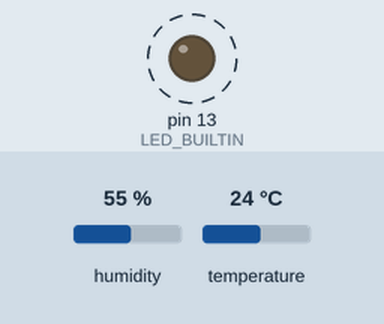
Simulated run of this sketch. Board: Arduino Uno, built with avr-gcc and run on an emulated ATmega328P. On the bench: output pins drawn as LEDs (lit = HIGH). Dashed ring = blinking. The test bench sets the inputs (shaded band); at power-on: humidity 55 %, temperature 24 °C. Storage starts empty; what the sketch prints to the serial monitor is not drawn.

Above: at 0.5 s.
Timing chart, 0 to 4.7 s (numbered marks = the images above):
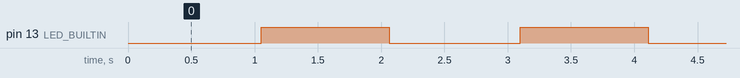

The sketch:

DHT11SD.ino
```cpp
 #include <DHT.h>
 #include <SPI.h>
 #include <SD.h>
 #define DHTPIN 1
 #define DHTTYPE DHT11
 int i = 1;
 bool led = 0;


    DHT dht(DHTPIN, DHTTYPE);
    const int chipSelect = 4;

    void setup()
    {
      Serial.begin(9600);
      dht.begin();
      pinMode(LED_BUILTIN, OUTPUT);
      if (!SD.begin(chipSelect)) {
      return;
  }
    }

    void loop()
    {
        int t = dht.readTemperature();
        int h = dht.readHumidity();

      if (t==0 || h==0)
      {
        Serial.println(">>>>>>>>>>>>>>>>>>>>Erro de leitura do sensor!");
      }
      else
      {
          File dataFile = SD.open("/DATALOG.TXT", FILE_WRITE);

            if (dataFile) {
              if (i >= 60){
              dataFile.print("Umidade: ");
              dataFile.print(h);
              dataFile.print(" % ");
              dataFile.print("Temperatura: ");
              dataFile.print(t);
              dataFile.println(" *C");
              i = 1;
              }
              led = !led;
              dataFile.close();
              Serial.print("Temperatura: ");
              Serial.print(t); //Imprime no monitor serial o valor da temperatura lida
              Serial.println("ºC");
              Serial.print("Umidade: ");
              Serial.print(h); //Imprime no monitor serial o valor da umidade lida
              Serial.print("%");
              Serial.print(" i: ");
              Serial.println(i);

          }
          // if the file isn't open, pop up an error:
          else {
            Serial.println("error opening datalog.txt");
          }
      }

      delay(1000);
      digitalWrite(LED_BUILTIN, led);
      i++;
    }
```

Measured:
- by itself, pin 13 (LED_BUILTIN): alternates HIGH for 1.0 s and LOW for 1.0 s
